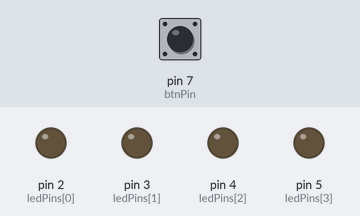
Recording of a sketch running on a simulated Arduino Uno, built with avr-gcc and run on an emulated ATmega328P. On the bench: output pins drawn as LEDs (lit = HIGH). Dashed ring = blinking. The inputs (shaded band) are chosen by the test bench; at power-on: pin 7 (btnPin) LOW. Random numbers use the default seed unless the sketch sets one.

Above: at 1.2 s.
1.3 s: pin 7 (btnPin) pulled HIGH for 1 s
At 2.9 s:
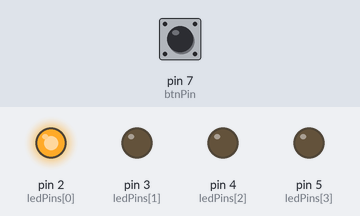
3.8 s: pin 7 (btnPin) pulled HIGH for 3.2 s
At 7.8 s:
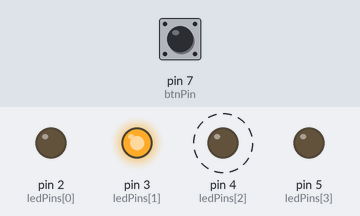
8.5 s: pin 7 (btnPin) pulled HIGH for 0.15 s
At 9.0 s:
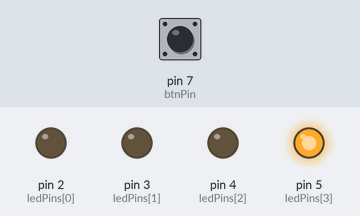
Timing chart, 0 to 11.5 s (numbered marks = the images above; inputs shaded):
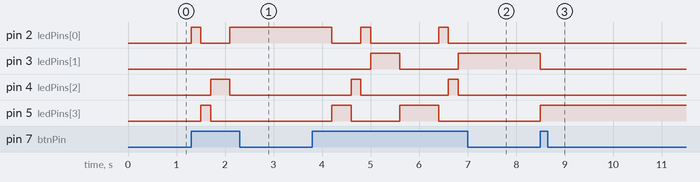

The sketch:

RandomOpenLight.ino
```cpp
// Variables
int btnPin = 7;
int ledPins[] = {2, 3, 4, 5};

void setup()
{
  // Serial
  Serial.begin(9600);

  // Set pin mode for btn
  pinMode(btnPin, INPUT);

  // Set Pins
  for(int i=0; i<4; i++){
    pinMode(ledPins[i], OUTPUT);
  }

  // Clear random
  randomSeed(analogRead(A0));
}

void loop()
{
  // Read Value of btn
  int btnValue = digitalRead(btnPin);

  if(btnValue == 1){
    // Random Number
    int randomLed = random(2, 6);

    // Close all led
    for(int i=0; i<4; i++){
      // Get Pin
      int pin = ledPins[i];

      digitalWrite(pin, LOW);

      if(randomLed == pin){
        digitalWrite(pin, HIGH);
      }
    }

    // Wait app
    delay(200);
  }
}
```

Measured:
- after the input at 1.3 s, pin 2 (ledPins[0]): LOW → HIGH at once, → LOW 0.20 s later, → HIGH 0.60 s later; pin 4 (ledPins[2]): LOW → HIGH after 0.40 s, → LOW 0.40 s later; pin 5 (ledPins[3]): LOW → HIGH after 0.20 s, → LOW 0.20 s later
- after the input at 3.8 s, pin 2 (ledPins[0]): goes LOW 0.60 s, HIGH 0.20 s, LOW 1.4 s, HIGH 0.20 s, then LOW, starting after 0.40 s; pin 3 (ledPins[1]): LOW → HIGH after 1.2 s, → LOW 0.60 s later, → HIGH 1.2 s later
- after the input at 8.5 s, pin 3 (ledPins[1]): HIGH → LOW at once; pin 5 (ledPins[3]): LOW → HIGH at once
